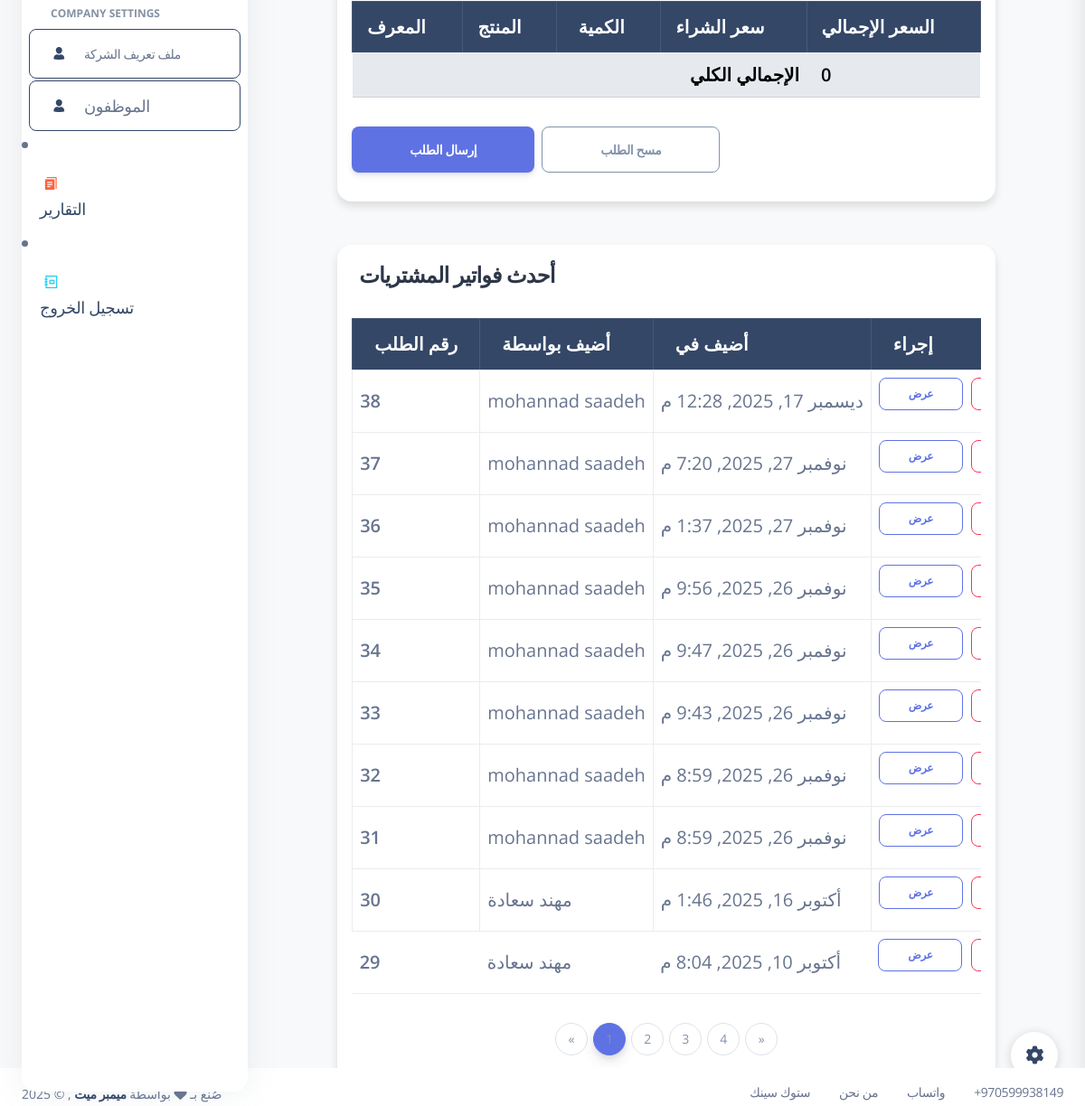
Page /purchases (signed in, lower part) on the earlier database version.
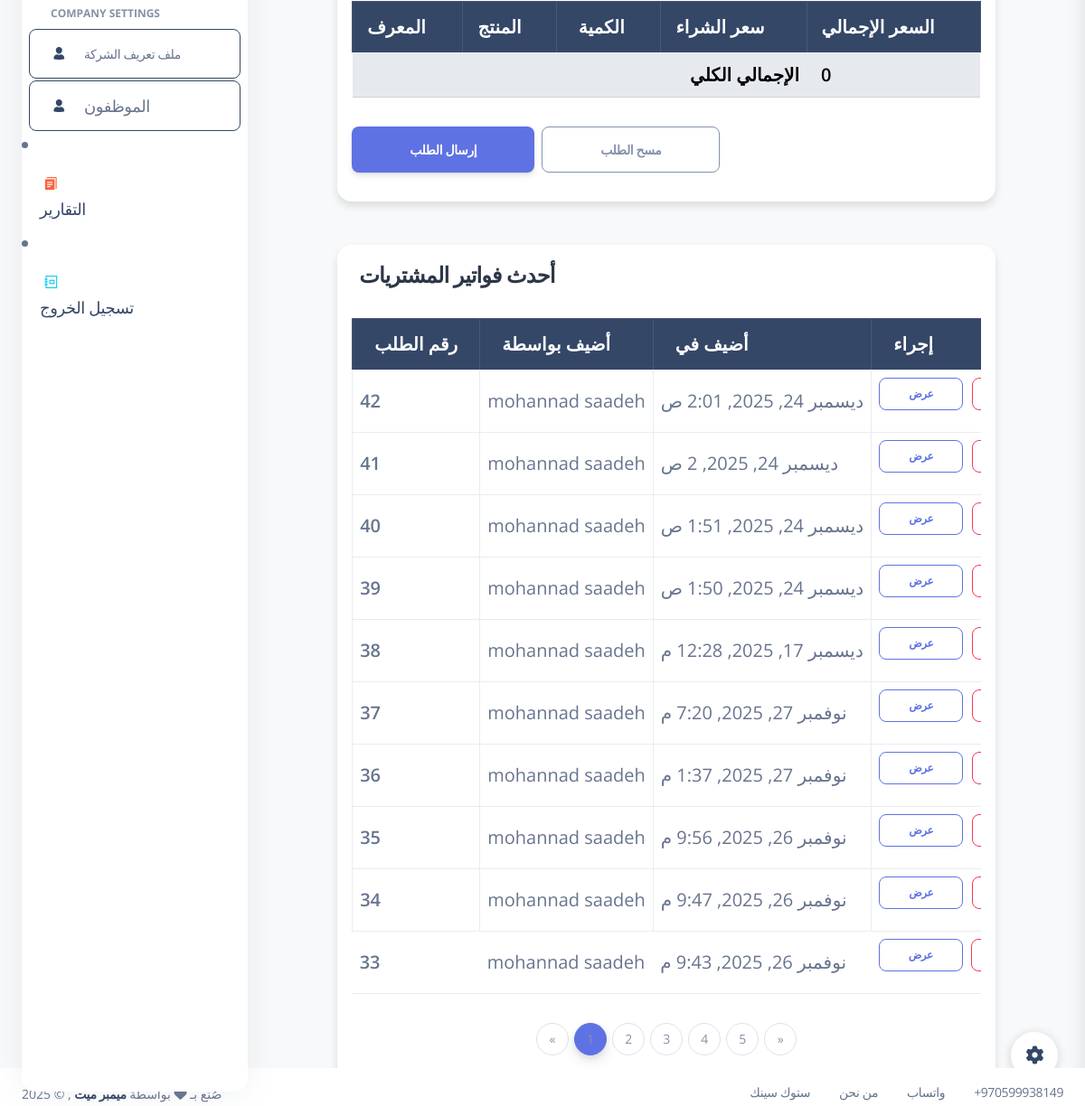
Same page on the later database version.
### my_app/models.py (models this page shows)
class Purchase(models.Model): #i changed from Purchasing_invoice to Purchase >
    employee = models.ForeignKey(Employee , related_name="Purchases", on_delete=models.CASCADE) # RESTRICT  deleted >>  dont delete the item or ( default="Default", on_delete=models.SET_DEFAULT)
    supplier = models.ForeignKey('Supplier', related_name='purchases', on_delete=models.CASCADE, null=True, blank=True)
    total_amount = models.DecimalField(max_digits=10, decimal_places=2, default=0.00) # the total amount of the invoice
    payment_method = models.CharField(max_length=10, choices=pay_choices, default='cash')
    invoice_pay_method = models.CharField(max_length=10, choices=pay_choices, default='cash')  # Added field
    grand_total = models.DecimalField(max_digits=10, decimal_places=2, default=0.00)
    created_at = models.DateTimeField(auto_now_add=True)
    updated_at = models.DateTimeField(auto_now=True)
    objects = PurchaseManager()

class Employee(models.Model):
    first_name = models.CharField(max_length=255)
    last_name = models.CharField(max_length=255)
    email = models.EmailField(max_length=255)
    DOB = models.DateField()
    password = models.CharField(max_length=255)
    confirm_password = models.CharField(max_length=255)
    is_active = models.BooleanField(default=False)
    created_at = models.DateTimeField(auto_now_add=True)
    updated_at = models.DateTimeField(auto_now=True)
    objects = EmployeeManager()

### my_app/views.py (the view)
# urls.py: path('purchases', views.display_purchases),
def display_purchases(request):
    p_cart = _get_purchase_cart(request)
    grand_total = sum(float(item.get('total_price', 0)) for item in p_cart)
    invoices_qs = models.get_all_invoices()
    invoices_page_number = request.GET.get('invoices_page')
    invoices_paginator = Paginator(invoices_qs, 10)  # 10 invoices per page
    invoices_page = invoices_paginator.get_page(invoices_page_number)
    context = {
            'purchases_order': p_cart,
            'products': models.get_all_products(),#--------------------------------------------Mai
            'invoices' : invoices_page,
            'employee': models.get_employee_by_id(request.session['employee_id']),#--------------------------------------------Mai
            'grand_total': grand_total,
            'invoices_paginator': invoices_paginator,
            'suppliers': models.Supplier.objects.all(),
        }
    return render(request , 'purchase_invoices.html' ,context)

### my_app/models.py (called while the page is built)
def get_employee_by_id(id):
    return Employee.objects.get(id=id)

def get_all_products():
    return Product.objects.all()

def get_all_invoices():
    return Purchase.objects.all().order_by('-created_at')

### my_app/views.py (called while the page is built)
def _get_purchase_cart(request):
    return request.session.get('purchases_order', [])

### my_app/templates/purchase_invoices.html (shortened to what the changed rows need)
{% extends 'layouts/base.html' %}
{% load static %}
{% load i18n %}
{% block content %}
<div class="row justify-content-center">
  <div class="col-lg-10 col-md-12">
    <div class="card shadow-sm border-0 mt-5">
      <div class="card-body">
        <form action="/submet_purchase_order" method="post" class="mt-4">
          <div class="table-responsive">
            <table class="table table-hover table-bordered align-middle">
              <thead class="table-dark">
                <tr>
                  <th class="ps-3">{% trans "ID" %}</th>
                  <th class="ps-3">{% trans "Product" %}</th>
                  <th>{% trans "Quantity" %}</th>
                  <th class="ps-3">{% trans "Purchase Price" %}</th>
                  <th class="ps-3">{% trans "Total Price" %}</th>
                </tr>
              </thead>
            </table>
          </div>
        </form>
      </div>
    </div>
    <div class="card mt-5 shadow-sm border-0">
      <div class="card-body">
        <div class="table-responsive">
          <table class="table table-hover table-bordered align-middle">
            <thead class="table-dark">
              <tr>
                <th>{% trans "Order No." %}</th>
                <th>{% trans "Added by" %}</th>
                <th>{% trans "Added at" %}</th>
                <th>{% trans "Action" %}</th>
              </tr>
            </thead>
            <tbody>
              {% for invoice in invoices %}
              <tr>
                <td><span class="fw-bold">{{invoice.id}}</span></td>
                <td>{{invoice.employee.first_name}} {{invoice.employee.last_name}}</td>
                <td>{{invoice.created_at}}</td>
                <td>
                  <a href="/view_purchase_invoice/{{invoice.id}}" class="btn btn-outline-primary btn-sm me-1">{% trans "View" %}</a>
                  <a href="{% url 'purchase_return_create' invoice.id %}" class="btn btn-outline-danger btn-sm">{% trans "Return" %}</a>
                </td>
              </tr>
              {% endfor %}
            </tbody>
          </table>
        </div>
        {% if invoices_paginator.num_pages > 1 %}
        <nav aria-label="Invoices pagination">
          <ul class="pagination justify-content-center mt-3">
            {% for num in invoices.paginator.page_range %}
              {% if invoices.number == num %}
                <li class="page-item active"><span class="page-link">{{ num }}</span></li>
              {% else %}
                <li class="page-item"><a class="page-link" href="?invoices_page={{ num }}">{{ num }}</a></li>
              {% endif %}
            {% endfor %}
          </ul>
        </nav>
        {% endif %}
      </div>
    </div>
  </div>
</div>
{% endblock content %}

Differences in the rows shown:
no longer on this page (row unchanged): Purchase: id "32", employee.first_name "mohannad", employee.last_name "saadeh", created_at "نوفمبر 26, 2025, 8:59 م"
no longer on this page (row unchanged): Purchase: id "31", employee.first_name "mohannad", employee.last_name "saadeh", created_at "نوفمبر 26, 2025, 8:59 م"
no longer on this page (row unchanged): Purchase: id "30", employee.first_name "مهند", employee.last_name "سعادة", created_at "أكتوبر 16, 2025, 1:46 م"
no longer on this page (row unchanged): Purchase: id "29", employee.first_name "مهند", employee.last_name "سعادة", created_at "أكتوبر 10, 2025, 8:04 م"
added Purchase: id "42", employee.first_name "mohannad", employee.last_name "saadeh", created_at "ديسمبر 24, 2025, 2:01 ص"
added Purchase: id "41", employee.first_name "mohannad", employee.last_name "saadeh", created_at "ديسمبر 24, 2025, 2 ص"
added Purchase: id "40", employee.first_name "mohannad", employee.last_name "saadeh", created_at "ديسمبر 24, 2025, 1:51 ص"
added Purchase: id "39", employee.first_name "mohannad", employee.last_name "saadeh", created_at "ديسمبر 24, 2025, 1:50 ص"
Other differences:
new list line: "5"
